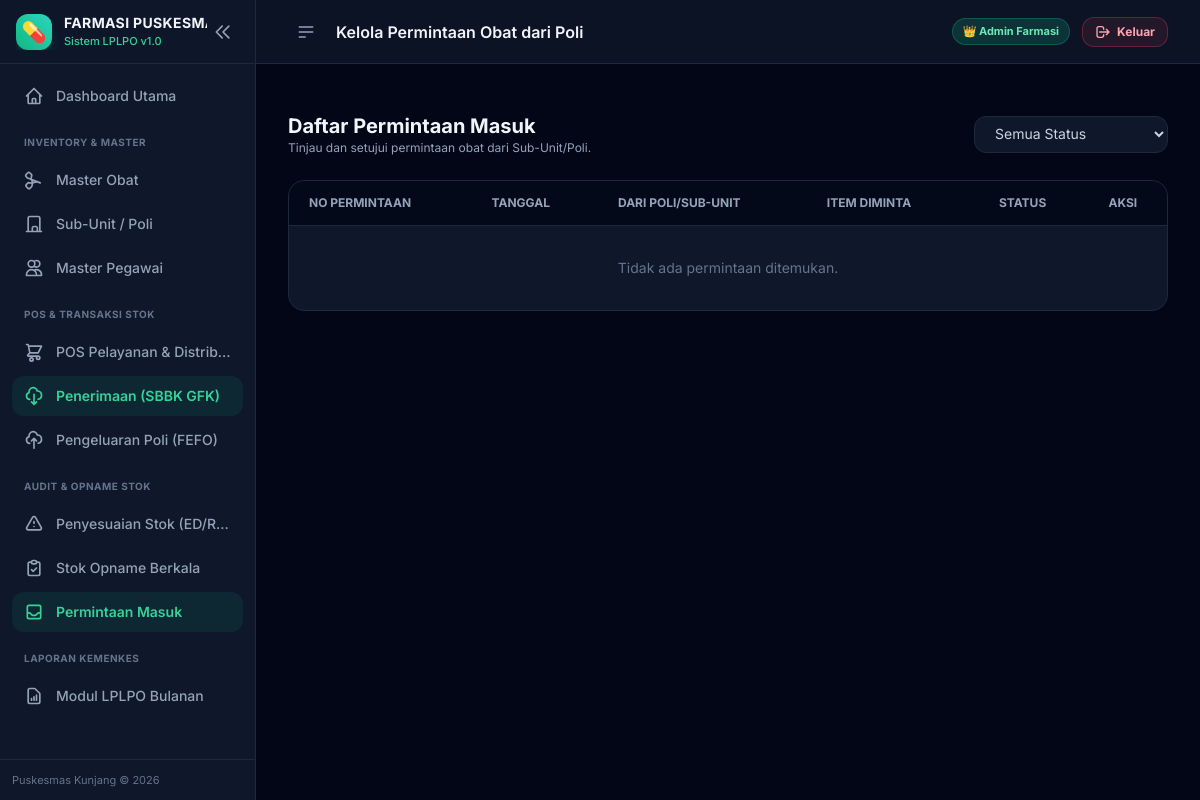
Before: /permintaan/masuk (signed in) with the older database file.
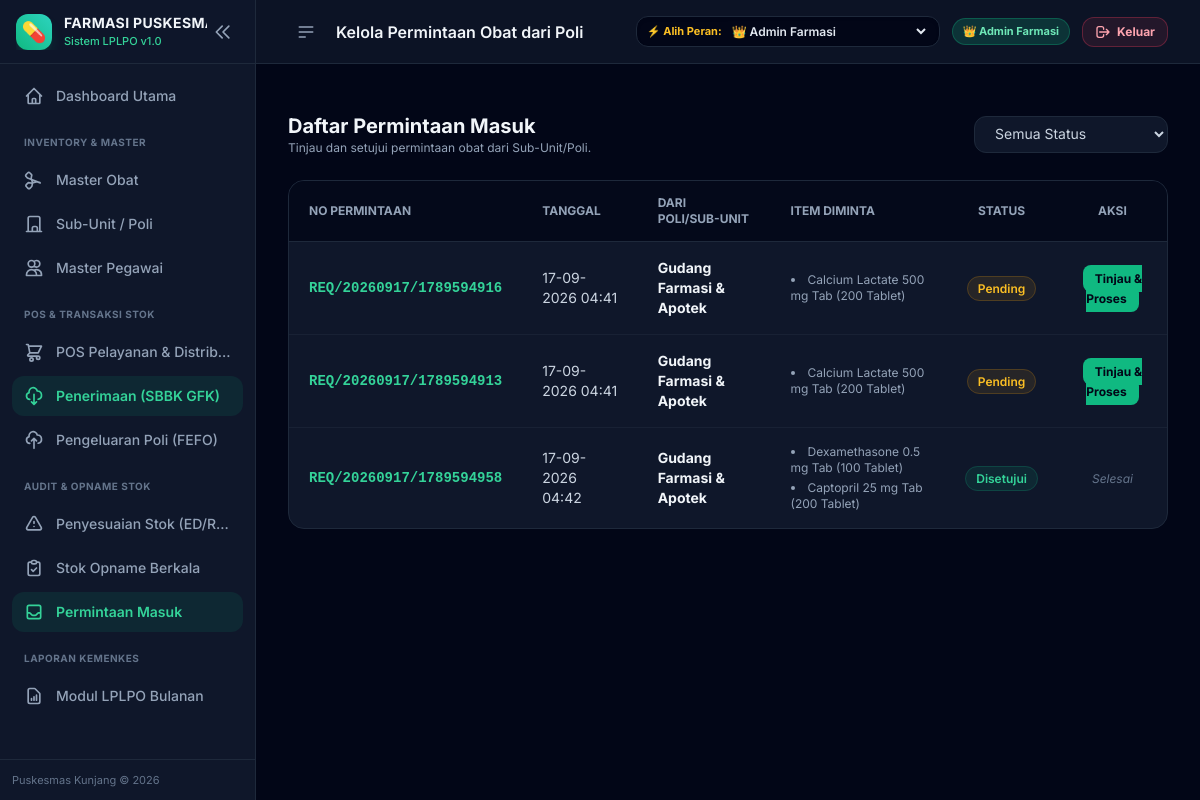
After: the same page with the newer database file.
### app/models.py (models this page shows, shortened)
class BaseModel(db.Model):
    __abstract__ = True

class PermintaanObat(BaseModel):
    __tablename__ = 'permintaan_obat'
    id = db.Column(db.Integer, primary_key=True)
    no_permintaan = db.Column(db.String(50), unique=True, nullable=False)
    subunit_id = db.Column(db.Integer, db.ForeignKey('sub_unit.id'), nullable=False)
    tanggal_permintaan = db.Column(db.DateTime, default=datetime.utcnow)
    status = db.Column(db.String(20), default='Pending')  # Pending, Disetujui, Ditolak
    keterangan = db.Column(db.Text)
    transaksi_keluar_id = db.Column(db.Integer, db.ForeignKey('transaksi_keluar.id'), nullable=True)
    items = db.relationship('PermintaanObatItem', backref='permintaan', lazy=True, cascade="all, delete-orphan")
    subunit = db.relationship('SubUnit', foreign_keys=[subunit_id])
    transaksi_keluar = db.relationship('TransaksiKeluar')

class SubUnit(BaseModel):
    __tablename__ = 'sub_unit'
    id = db.Column(db.Integer, primary_key=True)
    nama_subunit = db.Column(db.String(100), nullable=False, unique=True)
    penanggung_jawab = db.Column(db.String(100))
    keterangan = db.Column(db.String(255))
    created_at = db.Column(db.DateTime, default=datetime.utcnow)
    transaksi_keluar = db.relationship('TransaksiKeluar', backref='subunit', lazy=True)

class PermintaanObatItem(BaseModel):
    __tablename__ = 'permintaan_obat_item'
    id = db.Column(db.Integer, primary_key=True)
    permintaan_id = db.Column(db.Integer, db.ForeignKey('permintaan_obat.id'), nullable=False)
    obat_id = db.Column(db.Integer, db.ForeignKey('obat.id'), nullable=False)
    jumlah_diminta = db.Column(db.Integer, nullable=False)
    jumlah_disetujui = db.Column(db.Integer, nullable=True)
    obat = db.relationship('Obat')

class Obat(BaseModel):
    __tablename__ = 'obat'
    id = db.Column(db.Integer, primary_key=True)
    kode_obat = db.Column(db.String(50), unique=True, nullable=False, index=True)
    nama_obat = db.Column(db.String(150), nullable=False)
    bentuk_sediaan = db.Column(db.String(50), default='Tablet')
    satuan = db.Column(db.String(30), default='Tablet')
    kategori = db.Column(db.String(50), default='Generik')
    harga_satuan = db.Column(db.Float, default=0.0)
    stok_minimum = db.Column(db.Integer, default=10)
    buffer_percent = db.Column(db.Float, default=0.20)
    created_at = db.Column(db.DateTime, default=datetime.utcnow)
    batches = db.relationship('BatchObat', backref='obat', lazy=True, cascade="all, delete-orphan")

### app/routes/permintaan.py (the view)
@permintaan_bp.route('/masuk')
def list_masuk():
    if session.get('role') != 'Admin':
        return redirect(url_for('dashboard.index'))
    page = request.args.get('page', 1, type=int)
    status_filter = request.args.get('status', '')
    query = PermintaanObat.query
    if status_filter:
        query = query.filter_by(status=status_filter)
    pagination = query.order_by(
        db.case(
            (PermintaanObat.status == 'Pending', 1),
            else_=2
        ),
        PermintaanObat.tanggal_permintaan.desc()
    ).paginate(page=page, per_page=15, error_out=False)
    return render_template('permintaan/admin_list.html', permintaan_list=pagination.items, pagination=pagination, status_filter=status_filter)

### app/templates/permintaan/admin_list.html (shortened to what the changed rows need)
{% extends 'base.html' %}
{% block header_title %}Kelola Permintaan Obat dari Poli{% endblock %}
{% block content %}
<div class="space-y-6">
    <div class="bg-slate-900 rounded-2xl border border-slate-800 overflow-hidden">
        <div class="overflow-x-auto">
            <table class="w-full text-sm text-left">
                <thead class="text-xs uppercase bg-slate-950/80 text-slate-400 border-b border-slate-800">
                    <tr>
                        <th class="px-5 py-3.5">No Permintaan</th>
                        <th class="px-5 py-3.5">Tanggal</th>
                        <th class="px-5 py-3.5">Dari Poli/Sub-Unit</th>
                        <th class="px-5 py-3.5">Item Diminta</th>
                        <th class="px-5 py-3.5 text-center">Status</th>
                        <th class="px-5 py-3.5 text-center">Aksi</th>
                    </tr>
                </thead>
                <tbody class="divide-y divide-slate-800/60">
                    {% if permintaan_list %}
                        {% for p in permintaan_list %}
                        <tr class="hover:bg-slate-800/40 transition-colors">
                            <td class="px-5 py-4 font-mono font-bold text-emerald-400">{{ p.no_permintaan }}</td>
                            <td class="px-5 py-4 text-slate-300">{{ p.tanggal_permintaan.strftime('%d-%m-%Y %H:%M') }}</td>
                            <td class="px-5 py-4 font-bold text-slate-100">{{ p.subunit.nama_subunit }}</td>
                            <td class="px-5 py-4">
                                <ul class="list-disc list-inside text-xs text-slate-400 space-y-1">
                                    {% for item in p.items %}
                                    <li>
                                        {{ item.obat.nama_obat }} ({{ item.jumlah_diminta|number }} {{ item.obat.satuan }})
                                    </li>
                                    {% endfor %}
                                </ul>
                            </td>
                            <td class="px-5 py-4 text-center">
                                {% if p.status == 'Pending' %}
                                    <span class="px-2.5 py-1 rounded-full text-xs font-semibold bg-amber-500/10 text-amber-400 border border-amber-500/20">Pending</span>
                                {% elif p.status == 'Disetujui' %}
                                    <span class="px-2.5 py-1 rounded-full text-xs font-semibold bg-emerald-500/10 text-emerald-400 border border-emerald-500/20">Disetujui</span>
                                {% else %}
                                    <span class="px-2.5 py-1 rounded-full text-xs font-semibold bg-rose-500/10 text-rose-400 border border-rose-500/20">Ditolak</span>
                                {% endif %}
                            </td>
                            <td class="px-5 py-4 text-center">
                                {% if p.status == 'Pending' %}
                                    <a href="{{ url_for('permintaan.approve_permintaan', id=p.id) }}" class="px-3 py-1.5 bg-emerald-500 text-slate-950 font-bold rounded-lg text-xs hover:bg-emerald-400 transition-colors">
                                        Tinjau & Proses
                                    </a>
                                {% else %}
                                    <span class="text-slate-500 text-xs italic">Selesai</span>
                                {% endif %}
                            </td>
                        </tr>
                        {% endfor %}
                    {% else %}
                        <tr>
                            <td colspan="6" class="text-center py-8 text-slate-500 text-sm">Tidak ada permintaan ditemukan.</td>
                        </tr>
                    {% endif %}
                </tbody>
            </table>
        </div>
    </div>
</div>
{% endblock %}

Changed rows visible on the page:
added PermintaanObat: no_permintaan "REQ/20260917/1789594916", tanggal_permintaan "17-09-2026 04:41", subunit.nama_subunit "Gudang Farmasi & Apotek", status "Pending"
added PermintaanObatItem: obat.nama_obat "Calcium Lactate 500 mg Tab", jumlah_diminta|number "200", obat.satuan "Tablet", shown under "REQ/20260917/1789594916"
added PermintaanObat: no_permintaan "REQ/20260917/1789594913", tanggal_permintaan "17-09-2026 04:41", subunit.nama_subunit "Gudang Farmasi & Apotek", status "Pending"
added PermintaanObatItem: obat.nama_obat "Calcium Lactate 500 mg Tab", jumlah_diminta|number "200", obat.satuan "Tablet", shown under "REQ/20260917/1789594913"
added PermintaanObat: no_permintaan "REQ/20260917/1789594958", tanggal_permintaan "17-09-2026 04:42", subunit.nama_subunit "Gudang Farmasi & Apotek", status "Disetujui"
added PermintaanObatItem: obat.nama_obat "Dexamethasone 0.5 mg Tab", jumlah_diminta|number "100", obat.satuan "Tablet", shown under "REQ/20260917/1789594958"
added PermintaanObatItem: obat.nama_obat "Captopril 25 mg Tab", jumlah_diminta|number "200", obat.satuan "Tablet", shown under "REQ/20260917/1789594958"
Other visible differences:
form field value: (not shown) → "👑 Admin Farmasi"
text no longer shown: "Tidak ada permintaan ditemukan."
text now shown: "⚡ Alih Peran:"
